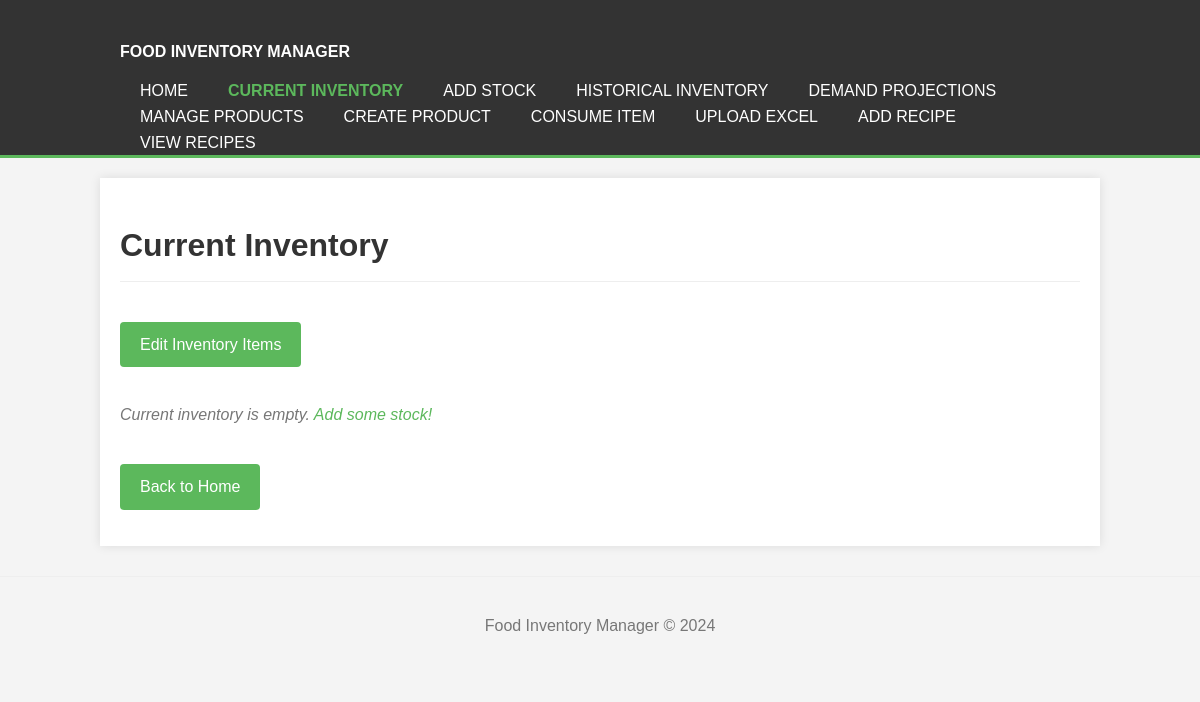
Before: /inventory/current with the older database file.
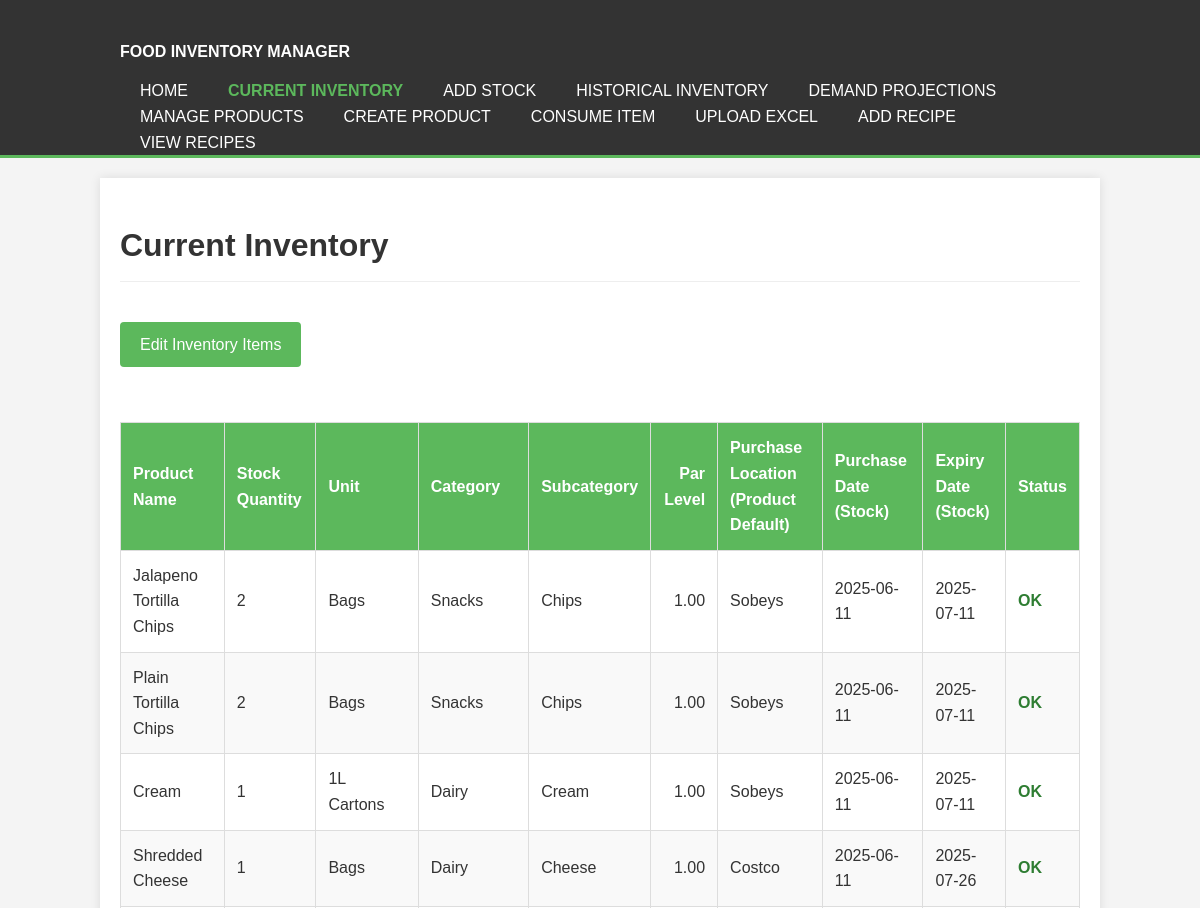
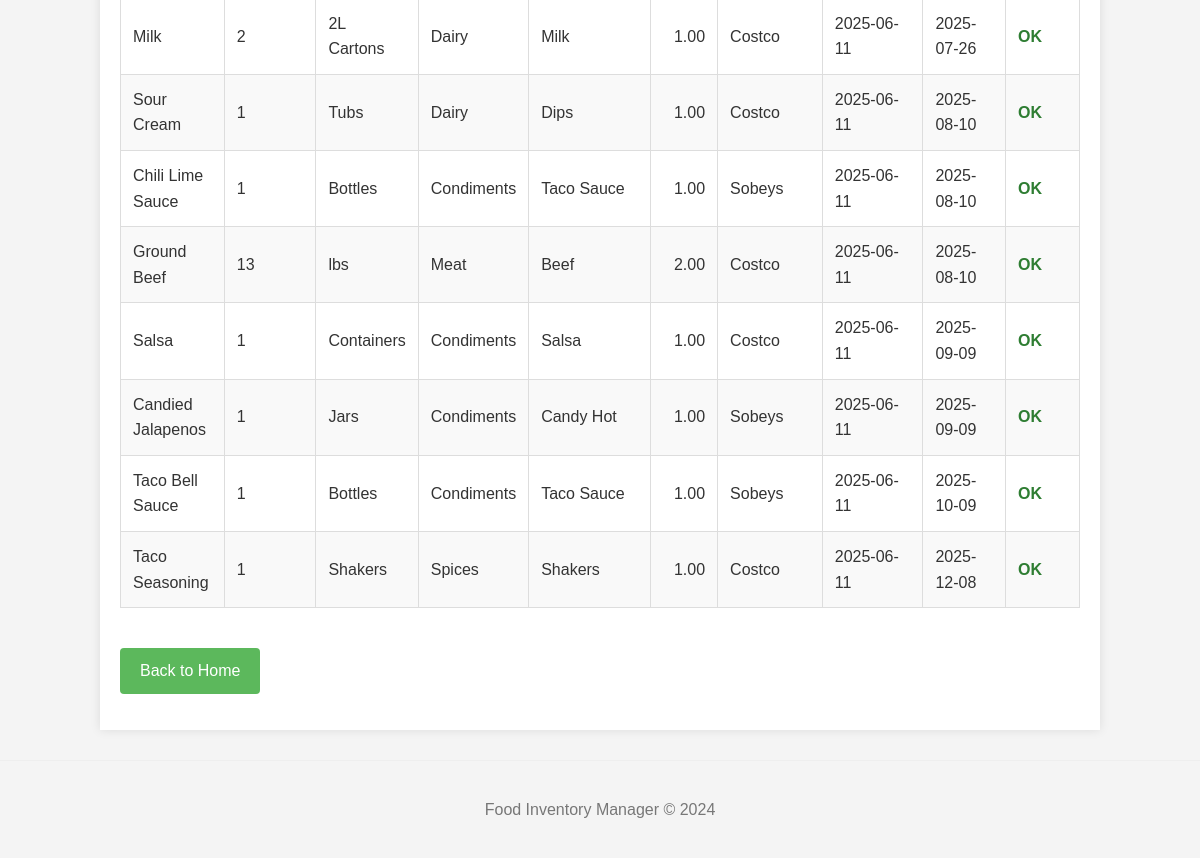
After: the same page with the newer database file (2 pictures, top to bottom).
### tables this page shows
CREATE TABLE inventory_items (
                        id INTEGER PRIMARY KEY AUTOINCREMENT,
                        product_id INTEGER,
                        name TEXT NOT NULL,
                        quantity TEXT NOT NULL, 
                        purchase_date TEXT NOT NULL,
                        expiry_date TEXT NOT NULL,
                        original_quantity_string TEXT,
                        FOREIGN KEY (product_id) REFERENCES products (id)
                    );

CREATE TABLE products (
                        id INTEGER PRIMARY KEY AUTOINCREMENT,
                        name TEXT NOT NULL UNIQUE,
                        category TEXT,
                        subcategory TEXT,
                        unit_of_measure TEXT NOT NULL,
                        default_expiry_days INTEGER NOT NULL,
                        par_level REAL DEFAULT 0,
                        max_holding_amount REAL DEFAULT 0,
                        purchase_location TEXT
                    );

### app.py (the view)
@app.route('/inventory/current')
def current_inventory_view():
    inventory_items_raw = manager.get_current_inventory()
    processed_inventory_items = []
    for item_dict in inventory_items_raw: # manager.get_current_inventory() returns list of dicts
        item_processed = dict(item_dict)
        numeric_quantity = manager._parse_quantity_string(item_processed['quantity'])
        par_level = item_processed.get('par_level', 0.0) # Default to 0.0 if not present
        if par_level is None: # Handle cases where par_level might be None from DB (though schema defaults to 0)
            par_level = 0.0
        else:
            par_level = float(par_level)
        item_processed['is_below_par'] = (numeric_quantity < par_level and par_level > 0)
        processed_inventory_items.append(item_processed)
    today = date.today() # Get current date
    return render_template('current_inventory.html', items=processed_inventory_items, today=today, timedelta=timedelta)

### Food_manager.py (called while the page is built)
    def _get_db_connection(self):
        conn = sqlite3.connect(self.db_filepath)
        conn.row_factory = sqlite3.Row # Access columns by name
        return conn

    def _parse_quantity_string(self, quantity_str):
        if isinstance(quantity_str, (int, float)):
            return float(quantity_str)
        s_quantity_str = str(quantity_str).strip()
        if not s_quantity_str:
            return 0.0
        parts = s_quantity_str.split()
        try:
            return float(parts[0])
        except (ValueError, IndexError):
            if s_quantity_str: # Check if the original stripped string was non-empty
                return 1.0
            return 0.0 # Default for completely unparseable or empty strings

### templates/current_inventory.html (shortened to what this page needs)
{% extends "base.html" %}
{% block page_header %}
    <h1 class="page-title">Current Inventory</h1>
    <a href="{{ url_for('edit_inventory_view') }}" class="nav-link-button" style="margin-bottom: 15px; display: inline-block;">Edit Inventory Items</a>
{% endblock %}
{% block content %}
    {% if items %}
    <div class="table-responsive-wrapper">
        <table>
            <thead>
                <tr>
                    <th class="current-inventory-header">Product Name</th>
                    <th class="current-inventory-header">Stock Quantity</th>
                    <th class="current-inventory-header">Unit</th>
                    <th class="current-inventory-header">Category</th>
                    <th class="current-inventory-header">Subcategory</th>
                    <th class="current-inventory-header text-right">Par Level</th>
                    <th class="current-inventory-header">Purchase Location (Product Default)</th>
                    <th class="current-inventory-header">Purchase Date (Stock)</th>
                    <th class="current-inventory-header">Expiry Date (Stock)</th>
                    <th class="current-inventory-header">Status</th>
                </tr>
            </thead>
            <tbody>
                {% for item in items %}
                <tr class="{{ 'below-par-level' if item.is_below_par else '' }}">
                    <td>{{ item.product_name }}</td>
                    <td>{{ item.quantity }}</td>
                    <td>{{ item.unit_of_measure if item.unit_of_measure else '-' }}</td>
                    <td>{{ item.category if item.category else '-' }}</td>
                    <td>{{ item.subcategory if item.subcategory else '-' }}</td>
                    <td class="text-right">{{ "%.2f"|format(item.par_level) if item.par_level is number else (item.par_level if item.par_level is not none else '-') }}</td>
                    <td>{{ item.purchase_location if item.purchase_location else '-' }}</td>
                    <td>{{ item.purchase_date.isoformat() if item.purchase_date else 'N/A' }}</td>
                    <td>{{ item.expiry_date.isoformat() if item.expiry_date else 'N/A' }}</td>
                    <td>
                        {% if item.is_below_par %}
                            <span class="status-pill status-below-par">Below Par</span>
                        {% elif item.expiry_date and item.expiry_date < (today + timedelta(days=3)) %}
                            <span class="status-pill status-expiring-soon">Expiring Soon</span>
                        {% else %}
                            <span class="status-pill status-ok">OK</span>
                        {% endif %}
                    </td>
                </tr>
                {% endfor %}
            </tbody>
        </table>
    </div>
    {% else %}
        <p class="empty-message">Current inventory is empty. <a href="{{ url_for('add_inventory_stock_view') }}">Add some stock!</a></p>
    {% endif %}
    <p><a href="{{ url_for('home') }}" class="nav-link-button" style="margin-top: 20px;">Back to Home</a></p>
{% endblock %}

Changed rows visible on the page:
added inventory_items: product_name "Jalapeno Tortilla Chips", quantity "2", unit_of_measure "Bags", category "Snacks", subcategory "Chips", purchase_location "Sobeys", purchase_date "2025-06-11", expiry_date "2025-07-11"
now on this page (row edited): products: par_level "1.00"
added inventory_items: product_name "Plain Tortilla Chips", quantity "2", unit_of_measure "Bags", category "Snacks", subcategory "Chips", purchase_location "Sobeys", purchase_date "2025-06-11", expiry_date "2025-07-11"
now on this page (row edited): products: par_level "1.00"
added inventory_items: product_name "Cream", quantity "1", unit_of_measure "1L Cartons", category "Dairy", subcategory "Cream", purchase_location "Sobeys", purchase_date "2025-06-11", expiry_date "2025-07-11"
added products: par_level "1.00"
added inventory_items: product_name "Shredded Cheese", quantity "1", unit_of_measure "Bags", category "Dairy", subcategory "Cheese", purchase_location "Costco", purchase_date "2025-06-11", expiry_date "2025-07-26"
added products: par_level "1.00"
added inventory_items: product_name "Milk", quantity "2", unit_of_measure "2L Cartons", category "Dairy", subcategory "Milk", purchase_location "Costco", purchase_date "2025-06-11", expiry_date "2025-07-26"
added products: par_level "1.00"
added inventory_items: product_name "Sour Cream", quantity "1", unit_of_measure "Tubs", category "Dairy", subcategory "Dips", purchase_location "Costco", purchase_date "2025-06-11", expiry_date "2025-08-10"
now on this page (row edited): products: par_level "1.00"
added inventory_items: product_name "Chili Lime Sauce", quantity "1", unit_of_measure "Bottles", category "Condiments", subcategory "Taco Sauce", purchase_location "Sobeys", purchase_date "2025-06-11", expiry_date "2025-08-10"
added products: par_level "1.00"
added inventory_items: product_name "Ground Beef", quantity "13", unit_of_measure "lbs", category "Meat", subcategory "Beef", purchase_location "Costco", purchase_date "2025-06-11", expiry_date "2025-08-10"
added products: par_level "2.00"
added inventory_items: product_name "Salsa", quantity "1", unit_of_measure "Containers", category "Condiments", subcategory "Salsa", purchase_location "Costco", purchase_date "2025-06-11", expiry_date "2025-09-09"
now on this page (row edited): products: par_level "1.00"
added inventory_items: product_name "Candied Jalapenos", quantity "1", unit_of_measure "Jars", category "Condiments", subcategory "Candy Hot", purchase_location "Sobeys", purchase_date "2025-06-11", expiry_date "2025-09-09"
added products: par_level "1.00"
added inventory_items: product_name "Taco Bell Sauce", quantity "1", unit_of_measure "Bottles", category "Condiments", subcategory "Taco Sauce", purchase_location "Sobeys", purchase_date "2025-06-11", expiry_date "2025-10-09"
added products: par_level "1.00"
added inventory_items: product_name "Taco Seasoning", quantity "1", unit_of_measure "Shakers", category "Spices", subcategory "Shakers", purchase_location "Costco", purchase_date "2025-06-11", expiry_date "2025-12-08"
added products: par_level "1.00"
Other visible differences:
text no longer shown: "Current inventory is empty. Add some stock!"
text now shown: "Product Name Stock Quantity Unit Category Subcategory Par Level Purchase Location (Product Default) Purchase Date (Stock) Expiry Date (Stock) Status"
